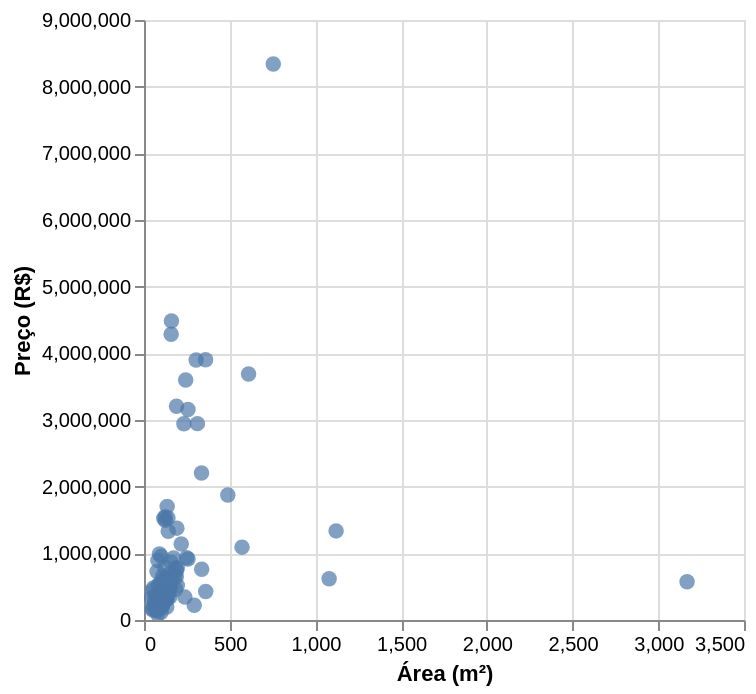

This figure's notebook cell:
### Code cell
import pandas as pd
import sqlalchemy
import os 
engine = sqlalchemy.create_engine("postgresql+psycopg2://postgres:postgres@localhost:5432/scraping")

query = """
SELECT DISTINCT bairro, avg(preco) as preco, avg(area) as area
FROM stg_imoveis
WHERE preco IS NOT NULL
AND area IS NOT NULL
AND transacao = 'venda'
GROUP BY 1
"""

df = pd.read_sql(query, engine)

import altair as alt
alt.data_transformers.enable("vegafusion")

chart = alt.Chart(df).mark_circle(size=60).encode(
    x=alt.X('area:Q', title='Área (m²)'),
    y=alt.Y('preco:Q', title='Preço (R$)'),
    tooltip=['preco', 'area', 'bairro']
).interactive()

chart

### Figure 1 — Vega specification as saved in the notebook (floating-point values rounded to 4 significant figures; data arrays with more than 128 entries replaced by an {"elided": "..."} marker saying what was removed)
{"$schema": "https://vega.github.io/schema/vega/v6.json", "data": [{"name": "param_1e9efca18e7a2868_store"}, {"name": "source_0", "values": {"elided": "158 records"}}, {"name": "source_0_x_domain_area", "values": [{"min": 42.86, "max": 3168.0}]}, {"name": "source_0_y_domain_preco", "values": [{"min": 85000.0, "max": 8340000.0}]}], "signals": [{"name": "unit", "value": {}, "on": [{"events": "pointermove", "update": "isTuple(group()) ? group() : unit"}]}, {"name": "param_1e9efca18e7a2868", "update": "vlSelectionResolve(\"param_1e9efca18e7a2868_store\", \"union\")"}, {"name": "param_1e9efca18e7a2868_area", "on": [{"events": [{"source": "view", "type": "dblclick"}], "update": "null"}, {"events": {"signal": "param_1e9efca18e7a2868_translate_delta"}, "update": "panLinear(param_1e9efca18e7a2868_translate_anchor.extent_x, -param_1e9efca18e7a2868_translate_delta.x / width)"}, {"events": {"signal": "param_1e9efca18e7a2868_zoom_delta"}, "update": "zoomLinear(domain(\"x\"), param_1e9efca18e7a2868_zoom_anchor.x, param_1e9efca18e7a2868_zoom_delta)"}]}, {"name": "param_1e9efca18e7a2868_preco", "on": [{"events": [{"source": "view", "type": "dblclick"}], "update": "null"}, {"events": {"signal": "param_1e9efca18e7a2868_translate_delta"}, "update": "panLinear(param_1e9efca18e7a2868_translate_anchor.extent_y, param_1e9efca18e7a2868_translate_delta.y / height)"}, {"events": {"signal": "param_1e9efca18e7a2868_zoom_delta"}, "update": "zoomLinear(domain(\"y\"), param_1e9efca18e7a2868_zoom_anchor.y, param_1e9efca18e7a2868_zoom_delta)"}]}, {"name": "param_1e9efca18e7a2868_tuple", "on": [{"events": [{"signal": "param_1e9efca18e7a2868_area || param_1e9efca18e7a2868_preco"}], "update": "param_1e9efca18e7a2868_area && param_1e9efca18e7a2868_preco ? {unit: \"\", fields: param_1e9efca18e7a2868_tuple_fields, values: [param_1e9efca18e7a2868_area,param_1e9efca18e7a2868_preco]} : null"}]}, {"name": "param_1e9efca18e7a2868_tuple_fields", "value": [{"field": "area", "channel": "x", "type": "R"}, {"field": "preco", "channel": "y", "type": "R"}]}, {"name": "param_1e9efca18e7a2868_translate_anchor", "value": {}, "on": [{"events": [{"source": "scope", "type": "pointerdown"}], "update": "{x: x(unit), y: y(unit), extent_x: domain(\"x\"), extent_y: domain(\"y\")}"}]}, {"name": "param_1e9efca18e7a2868_translate_delta", "value": {}, "on": [{"events": [{"source": "window", "between": [{"source": "scope", "type": "pointerdown"}, {"source": "window", "type": "pointerup"}], "type": "pointermove", "consume": true}], "update": "{x: param_1e9efca18e7a2868_translate_anchor.x - x(unit), y: param_1e9efca18e7a2868_translate_anchor.y - y(unit)}"}]}, {"name": "param_1e9efca18e7a2868_zoom_anchor", "on": [{"events": [{"source": "scope", "consume": true, "type": "wheel"}], "update": "{x: invert(\"x\", x(unit)), y: invert(\"y\", y(unit))}"}]}, {"name": "param_1e9efca18e7a2868_zoom_delta", "on": [{"events": [{"source": "scope", "type": "wheel", "consume": true}], "update": "pow(1.001, event.deltaY * pow(16, event.deltaMode))", "force": true}]}, {"name": "param_1e9efca18e7a2868_modify", "on": [{"events": {"signal": "param_1e9efca18e7a2868_tuple"}, "update": "modify(\"param_1e9efca18e7a2868_store\", param_1e9efca18e7a2868_tuple, true)"}]}], "marks": [{"type": "symbol", "name": "marks", "from": {"data": "source_0"}, "encode": {"update": {"shape": {"value": "circle"}, "fill": {"value": "#4c78a8"}, "size": {"value": 60}, "tooltip": {"signal": "{\"preco\": format(datum[\"preco\"], \"\"), \"area\": format(datum[\"area\"], \"\"), \"bairro\": isValid(datum[\"bairro\"]) ? datum[\"bairro\"] : \"\"+datum[\"bairro\"]}"}, "opacity": {"value": 0.7}, "y": {"field": "preco", "scale": "y"}, "x": {"field": "area", "scale": "x"}}}, "interactive": true, "clip": true, "style": ["circle"]}], "scales": [{"name": "x", "type": "linear", "domain": [{"signal": "(data(\"source_0_x_domain_area\")[0] || {}).min"}, {"signal": "(data(\"source_0_x_domain_area\")[0] || {}).max"}], "range": [0, {"signal": "width"}], "zero": true, "nice": true, "domainRaw": {"signal": "param_1e9efca18e7a2868[\"area\"]"}}, {"name": "y", "type": "linear", "domain": [{"signal": "(data(\"source_0_y_domain_preco\")[0] || {}).min"}, {"signal": "(data(\"source_0_y_domain_preco\")[0] || {}).max"}], "range": [{"signal": "height"}, 0], "zero": true, "domainRaw": {"signal": "param_1e9efca18e7a2868[\"preco\"]"}, "nice": true}], "axes": [{"scale": "x", "minExtent": 0, "maxExtent": 0, "domain": false, "gridScale": "y", "orient": "bottom", "grid": true, "labels": false, "ticks": false, "zindex": 0, "aria": false, "tickCount": {"signal": "ceil(width/40)"}}, {"scale": "y", "tickCount": {"signal": "ceil(height/40)"}, "maxExtent": 0, "minExtent": 0, "labels": false, "ticks": false, "zindex": 0, "gridScale": "x", "grid": true, "orient": "left", "domain": false, "aria": false}, {"scale": "x", "orient": "bottom", "labelOverlap": true, "title": "Área (m²)", "grid": false, "labelFlush": true, "tickCount": {"signal": "ceil(width/40)"}, "zindex": 0}, {"scale": "y", "zindex": 0, "title": "Preço (R$)", "orient": "left", "labelOverlap": true, "grid": false, "tickCount": {"signal": "ceil(height/40)"}}], "style": "cell", "height": 300, "background": "white", "padding": 5, "width": 300}
